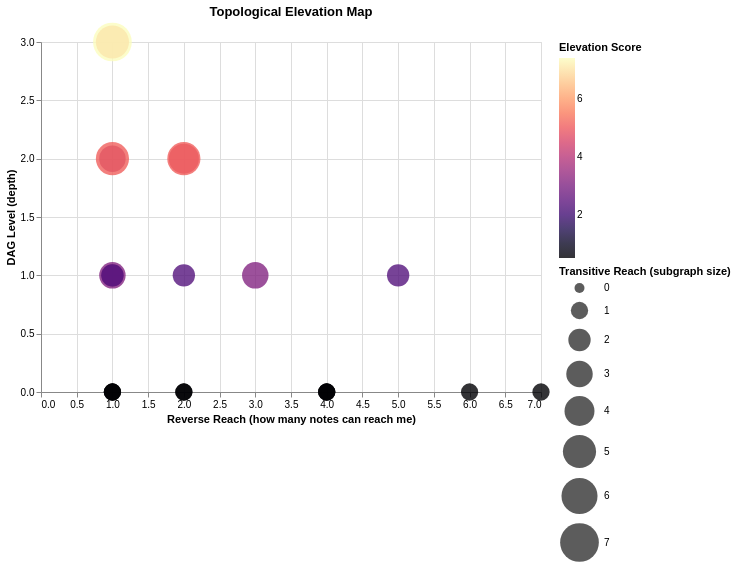

The notebook cell this image was saved under:
### Code cell
// Topological elevation map: scatter plot with level as Y, position as X
// Size = transitive reach (subgraph size), Color = reverse reach (how many depend on me)

const scatterData = nodeData.map((n, i) => ({
  name: n.name,
  level: n.level,
  reach: n.reach,
  reverseReach: n.reverseR,
  inDegree: n.inDeg,
  outDegree: n.outDeg,
  type: n.type,
  // Elevation score: combined metric of how "peak" this node is
  elevation: n.level + n.reach * 0.5 + n.outDeg * 0.3,
}));

const elevationSpec = {
  "$schema": "https://vega.github.io/schema/vega-lite/v5.json",
  "title": "Topological Elevation Map",
  "width": 500,
  "height": 350,
  "data": { "values": scatterData },
  "mark": { "type": "circle", "opacity": 0.8 },
  "encoding": {
    "x": { "field": "reverseReach", "type": "quantitative", "title": "Reverse Reach (how many notes can reach me)" },
    "y": { "field": "level", "type": "quantitative", "title": "DAG Level (depth)" },
    "size": { "field": "reach", "type": "quantitative", "title": "Transitive Reach (subgraph size)", "scale": { "range": [100, 1500] } },
    "color": { "field": "elevation", "type": "quantitative", "scale": { "scheme": "magma" }, "title": "Elevation Score" },
    "tooltip": [
      { "field": "name" },
      { "field": "level" },
      { "field": "reach", "title": "Subgraph Size" },
      { "field": "reverseReach", "title": "Depended On By" },
      { "field": "inDegree" },
      { "field": "outDegree" },
      { "field": "elevation", "format": ".1f" }
    ]
  }
};

await Deno.jupyter.display({ "application/vnd.vegalite.v5+json": elevationSpec }, { raw: true });

### Figure 1 — Vega-Lite specification as saved in the notebook (floating-point values rounded to 4 significant figures)
{"$schema": "https://vega.github.io/schema/vega-lite/v5.json", "data": {"values": [{"elevation": 0.5, "inDegree": 4, "level": 0, "name": "Employees", "outDegree": 0, "reach": 1, "reverseReach": 7, "type": "value"}, {"elevation": 2.3, "inDegree": 1, "level": 1, "name": "Department Budget", "outDegree": 1, "reach": 2, "reverseReach": 2, "type": "code"}, {"elevation": 2.3, "inDegree": 0, "level": 1, "name": "Engineering Team", "outDegree": 1, "reach": 2, "reverseReach": 1, "type": "code"}, {"elevation": 0.5, "inDegree": 0, "level": 0, "name": "Expansion Signals", "outDegree": 0, "reach": 1, "reverseReach": 1, "type": "value"}, {"elevation": 0.5, "inDegree": 1, "level": 0, "name": "Intent Sandbox Node", "outDegree": 0, "reach": 1, "reverseReach": 2, "type": "value"}, {"elevation": 0.5, "inDegree": 0, "level": 0, "name": "Market Signals", "outDegree": 0, "reach": 1, "reverseReach": 1, "type": "value"}, {"elevation": 0.5, "inDegree": 1, "level": 0, "name": "NPS Snapshot", "outDegree": 0, "reach": 1, "reverseReach": 4, "type": "value"}, {"elevation": 0.5, "inDegree": 1, "level": 0, "name": "Projects", "outDegree": 0, "reach": 1, "reverseReach": 6, "type": "value"}, {"elevation": 2.3, "inDegree": 3, "level": 1, "name": "Active Projects", "outDegree": 1, "reach": 2, "reverseReach": 5, "type": "code"}, {"elevation": 3.8, "inDegree": 0, "level": 2, "name": "Biggest Team", "outDegree": 1, "reach": 3, "reverseReach": 1, "type": "code"}, {"elevation": 5.1, "inDegree": 0, "level": 2, "name": "Hiring Need", "outDegree": 2, "reach": 5, "reverseReach": 1, "type": "code"}, {"elevation": 4.6, "inDegree": 1, "level": 2, "name": "Project Costs", "outDegree": 2, "reach": 4, "reverseReach": 2, "type": "code"}, {"elevation": 5.8, "inDegree": 0, "level": 3, "name": "Over Budget", "outDegree": 1, "reach": 5, "reverseReach": 1, "type": "code"}, {"elevation": 0.5, "inDegree": 1, "level": 0, "name": "Renewal Watchlist", "outDegree": 0, "reach": 1, "reverseReach": 4, "type": "value"}, {"elevation": 3.1, "inDegree": 2, "level": 1, "name": "Revenue Risk Score", "outDegree": 2, "reach": 3, "reverseReach": 3, "type": "code"}, {"elevation": 0.5, "inDegree": 2, "level": 0, "name": "Support Tickets", "outDegree": 0, "reach": 1, "reverseReach": 4, "type": "value"}, {"elevation": 5.1, "inDegree": 1, "level": 2, "name": "Action Queue", "outDegree": 2, "reach": 5, "reverseReach": 2, "type": "code"}, {"elevation": 3.1, "inDegree": 0, "level": 1, "name": "Intent Routing Check", "outDegree": 2, "reach": 3, "reverseReach": 1, "type": "code"}, {"elevation": 2.3, "inDegree": 0, "level": 1, "name": "Total Payroll", "outDegree": 1, "reach": 2, "reverseReach": 1, "type": "code"}, {"elevation": 0.5, "inDegree": 1, "level": 0, "name": "Unlinked Ideas Backlog", "outDegree": 0, "reach": 1, "reverseReach": 2, "type": "value"}, {"elevation": 7.4, "inDegree": 0, "level": 3, "name": "Risk Ops Hub", "outDegree": 3, "reach": 7, "reverseReach": 1, "type": "value"}, {"elevation": 0.5, "inDegree": 0, "level": 0, "name": "Upsell Candidates", "outDegree": 0, "reach": 1, "reverseReach": 1, "type": "value"}]}, "encoding": {"color": {"field": "elevation", "scale": {"scheme": "magma"}, "title": "Elevation Score", "type": "quantitative"}, "size": {"field": "reach", "scale": {"range": [100, 1500]}, "title": "Transitive Reach (subgraph size)", "type": "quantitative"}, "tooltip": [{"field": "name"}, {"field": "level"}, {"field": "reach", "title": "Subgraph Size"}, {"field": "reverseReach", "title": "Depended On By"}, {"field": "inDegree"}, {"field": "outDegree"}, {"field": "elevation", "format": ".1f"}], "x": {"field": "reverseReach", "title": "Reverse Reach (how many notes can reach me)", "type": "quantitative"}, "y": {"field": "level", "title": "DAG Level (depth)", "type": "quantitative"}}, "height": 350, "mark": {"opacity": 0.8, "type": "circle"}, "title": "Topological Elevation Map", "width": 500}
